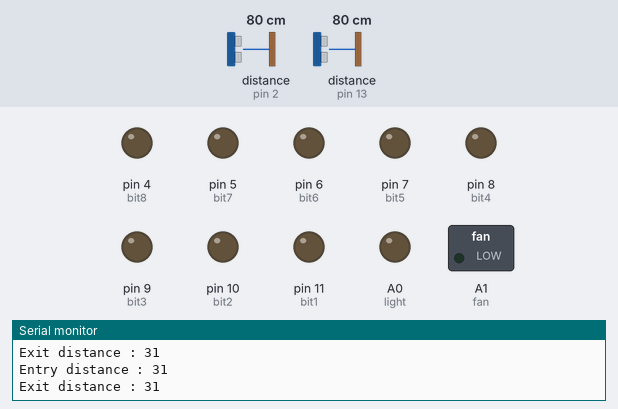
The sketch below on a simulated Arduino Uno, built with avr-gcc and run on an emulated ATmega328P. Shown: switched loads named in the sketch (green lamp = pin HIGH), output pins drawn as LEDs (lit = HIGH), the last lines printed to the serial monitor. Wiring (inferred from the names in the program): 2 × ultrasonic range finder: trigger pin 3, echo pin 2 / trigger pin 12, echo pin 13. The test bench sets the inputs (shaded band); at power-on: distance to the obstacle (sensors on pin 13, pin 2) 80 cm. The echo pulse lasts 58.3 µs per cm; pins used as bus, display or sensor lines are not drawn.

Above: at 2.8 s.
2.9 s: distance to the obstacle (sensor on pin 13) set to 72 cm
At 4.7 s:
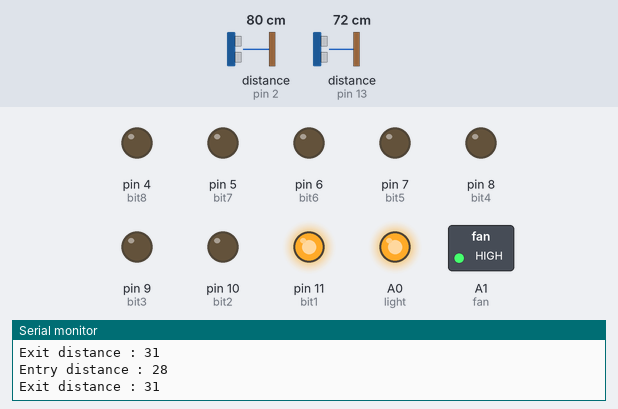
5.9 s: distance to the obstacle (sensor on pin 2) set to 72 cm
At 7.1 s:
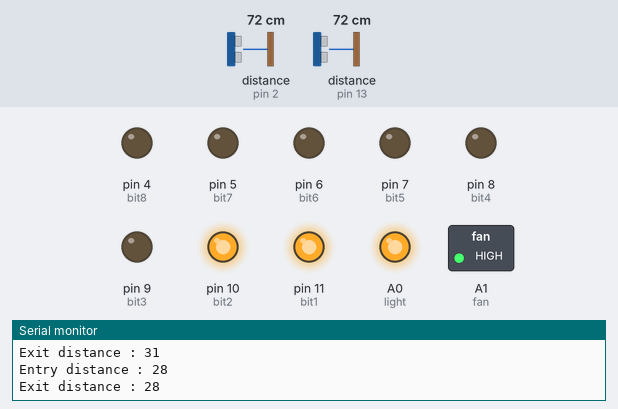
7.4 s: distance to the obstacle (sensor on pin 2) set to 120 cm
At 9.3 s:
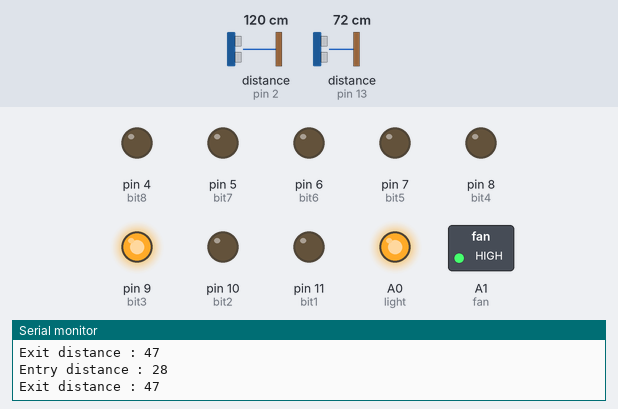
10.4 s: distance to the obstacle (sensor on pin 2) set to 2 cm
At 11.8 s:
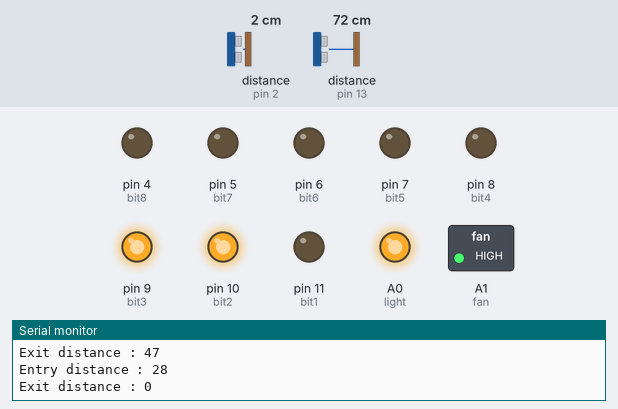
12.5 s: distance to the obstacle (sensor on pin 2) set to 250 cm
At 14.8 s:
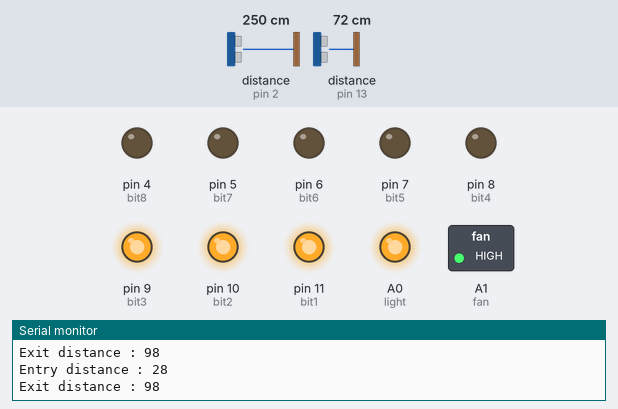
15.5 s: distance to the obstacle (sensor on pin 13) set to 120 cm
At 16.9 s:
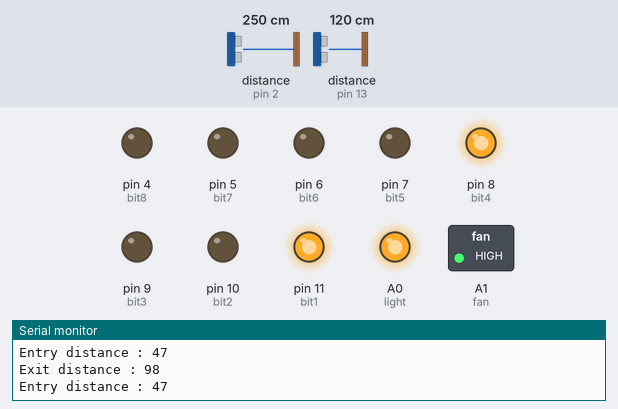
Timing chart, 0 to 18.5 s (numbered marks = the images above; inputs shaded):
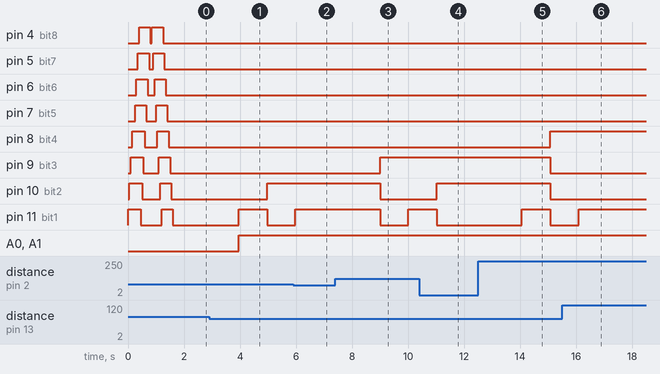

Measured:
- the behaviour switches between 77 and 76 cm on distance to the obstacle (sensor on pin 13) (found by bisection; images 0 and 1)
- the behaviour switches between 77 and 76 cm on distance to the obstacle (sensor on pin 2) (found by bisection; images 1 and 2)
- after the input at 2.9 s, pin 10 (bit2): LOW → HIGH after 2.1 s; pin 11 (bit1): LOW → HIGH after 1.1 s, → LOW 1.0 s later; A0 (light), A1 (fan): LOW → HIGH after 1.1 s
- after the input at 5.9 s, pin 9 (bit3): stays LOW (without the input it goes to HIGH after 1.1 s); pin 10 (bit2): stays HIGH (without the input it goes to LOW after 1.1 s); pin 11 (bit1): goes on until 6.0 s, then stays HIGH
- after the input at 7.4 s, pin 9 (bit3): LOW → HIGH after 1.6 s; pin 10 (bit2): HIGH → LOW after 1.6 s; pin 11 (bit1): HIGH → LOW after 1.6 s, → HIGH 1.0 s later
- after the input at 10.4 s, pin 11 (bit1): goes on until 11.0 s, then stays LOW
- after the input at 12.5 s, pin 8 (bit4): LOW → HIGH after 2.6 s; pin 9 (bit3), pin 10 (bit2): HIGH → LOW after 2.6 s; pin 11 (bit1): LOW → HIGH after 1.6 s, → LOW 1.0 s later
- after the input at 15.5 s, pin 10 (bit2): stays LOW (without the input it goes to HIGH after 1.6 s); pin 11 (bit1): goes on until 16.1 s, then stays HIGH

The sketch:

Smart_home.ino
```cpp
const int eEntry = 13,
tEntry = 12,

bit1=11,
bit2=10,
bit3=9,
bit4=8,
bit5=7,
bit6=6,
bit7=5,
bit8=4,

eExit=2,
tExit=3;

const uint8_t light=A0,fan=A1;

float getDistanceINCH(int echo,int trig) {
  digitalWrite(trig, LOW);
  delayMicroseconds(2);
  digitalWrite(trig, HIGH);
  delayMicroseconds(10);
  digitalWrite(trig, LOW);
  long duration=pulseIn(echo, HIGH);
  return (duration / 2) / (29.1 * 2.54);
}
void bitsOff() {
  digitalWrite(bit1,LOW);
  digitalWrite(bit2,LOW);
  digitalWrite(bit3,LOW);
  digitalWrite(bit4,LOW);
  digitalWrite(bit5,LOW);
  digitalWrite(bit6,LOW);
  digitalWrite(bit7,LOW);
  digitalWrite(bit8,LOW);
}

void starter() {

  int ms=50;

  digitalWrite(bit1,HIGH);
  delay(ms);
  digitalWrite(bit2,HIGH);
  delay(ms);
  digitalWrite(bit3,HIGH);
  delay(ms);
  digitalWrite(bit4,HIGH);
  delay(ms);
  digitalWrite(bit4,HIGH);
  delay(ms);
  digitalWrite(bit5,HIGH);
  delay(ms);
  digitalWrite(bit6,HIGH);
  delay(ms);
  digitalWrite(bit7,HIGH);
  delay(ms);
  digitalWrite(bit8,HIGH);
  delay(ms);


  digitalWrite(bit1,LOW);
  delay(ms);
  digitalWrite(bit2,LOW);
  delay(ms);
  digitalWrite(bit3,LOW);
  delay(ms);
  digitalWrite(bit4,LOW);
  delay(ms);
  digitalWrite(bit5,LOW);
  delay(ms);
  digitalWrite(bit6,LOW);
  delay(ms);
  digitalWrite(bit7,LOW);
  delay(ms);
  digitalWrite(bit8,LOW);
  delay(ms);


  digitalWrite(bit8,HIGH);
  delay(ms);
  digitalWrite(bit7,HIGH);
  delay(ms);
  digitalWrite(bit6,HIGH);
  delay(ms);
  digitalWrite(bit5,HIGH);
  delay(ms);
  digitalWrite(bit4,HIGH);
  delay(ms);
  digitalWrite(bit3,HIGH);
  delay(ms);
  digitalWrite(bit2,HIGH);
  delay(ms);
  digitalWrite(bit1,HIGH);
  delay(ms);


  digitalWrite(bit8,LOW);
  delay(ms);
  digitalWrite(bit7,LOW);
  delay(ms);
  digitalWrite(bit6,LOW);
  delay(ms);
  digitalWrite(bit5,LOW);
  delay(ms);
  digitalWrite(bit4,LOW);
  delay(ms);
  digitalWrite(bit3,LOW);
  delay(ms);
  digitalWrite(bit2,LOW);
  delay(ms);
  digitalWrite(bit1,LOW);
  delay(ms);


}
void tester() {
  starter();
  digitalWrite(light,HIGH);
  delay(1000);
  digitalWrite(light,LOW);
  delay(1000);
  digitalWrite(fan,HIGH);
  delay(1000);
  digitalWrite(fan,LOW);

}


int count=0;
const int gateWidth=30;
void display8Bit(int x) {
  const int arr8bit[8]={128,64,32,16,8,4,2,1};
  const int pins8bit[8]={bit8,bit7,bit6,bit5,bit4,bit3,bit2,bit1};
  bitsOff();
  for(int i=0;i<8;i++) {
    if(x>=arr8bit[i]) {
      x-=arr8bit[i];
      digitalWrite(pins8bit[i],HIGH);
    }
  }
}

void setup() {
  Serial.begin(9600);
  pinMode(tEntry, OUTPUT);
  pinMode(eEntry, INPUT);
  pinMode(tExit, OUTPUT);
  pinMode(eExit, INPUT);

  pinMode(bit1,OUTPUT);
  pinMode(bit2,OUTPUT);
  pinMode(bit3,OUTPUT);
  pinMode(bit4,OUTPUT);
  pinMode(bit5,OUTPUT);
  pinMode(bit6,OUTPUT);
  pinMode(bit7,OUTPUT);
  pinMode(bit8,OUTPUT);

  pinMode(light,OUTPUT);
  pinMode(fan,OUTPUT);
  starter();
}

void Main() {
  int entryDis=getDistanceINCH(eEntry,tEntry);
  int exitDis=getDistanceINCH(eExit,tExit);
  Serial.print("Entry distance : ");
  Serial.println(entryDis);
  Serial.print("Exit distance : ");
  Serial.println(exitDis);
  if(entryDis<gateWidth) count++,delay(1000);
  if(exitDis<gateWidth) count--,delay(1000);
  if(count<0) count=0;
  if(count) digitalWrite(fan,HIGH),digitalWrite(light,HIGH);
  else digitalWrite(fan,LOW),digitalWrite(light,LOW);
  display8Bit(count);
}

void loop() {
  Main();
}
```
